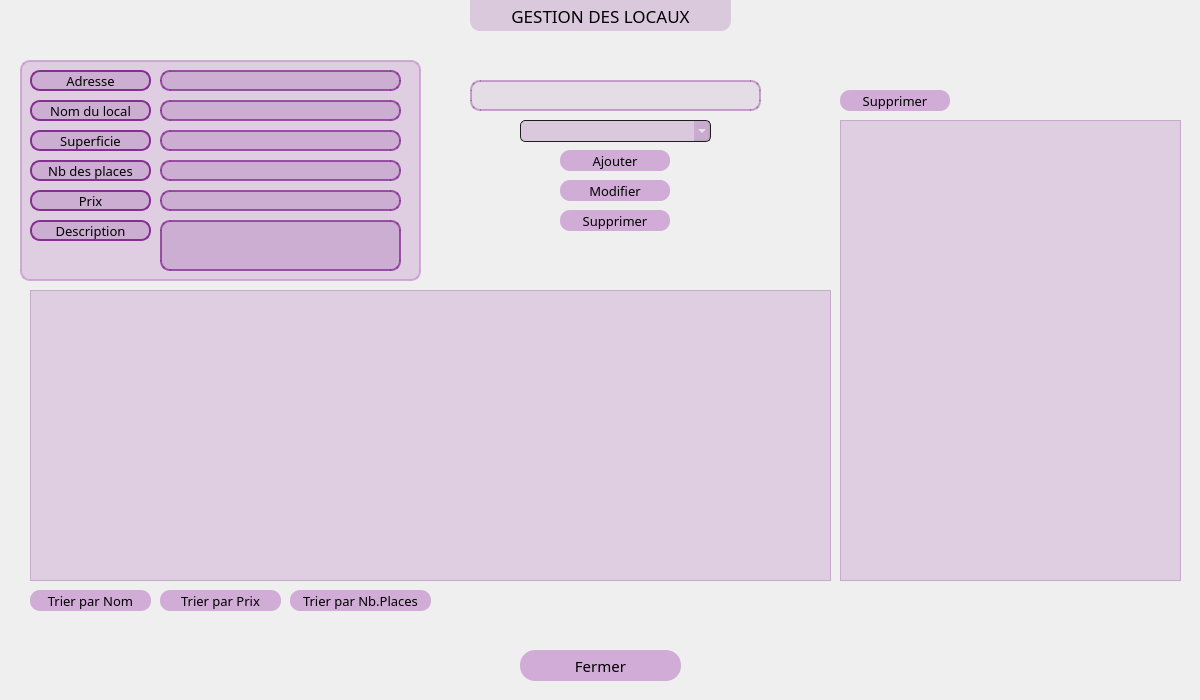
<?xml version="1.0" encoding="UTF-8"?>
<ui version="4.0">
 <class>Dialog_Locaux</class>
 <widget class="QDialog" name="Dialog_Locaux">
  <property name="geometry">
   <rect>
    <x>0</x>
    <y>0</y>
    <width>1200</width>
    <height>700</height>
   </rect>
  </property>
  <property name="windowTitle">
   <string>Dialog</string>
  </property>
  <widget class="QLabel" name="label_BGPersonnel">
   <property name="geometry">
    <rect>
     <x>0</x>
     <y>0</y>
     <width>1200</width>
     <height>700</height>
    </rect>
   </property>
   <property name="styleSheet">
    <string notr="true">background-image: url(:/new/Image/Images/BGSponsoring.png);</string>
   </property>
   <property name="text">
    <string/>
   </property>
  </widget>
  <widget class="QPushButton" name="pushButton_Fermer">
   <property name="geometry">
    <rect>
     <x>520</x>
     <y>650</y>
     <width>161</width>
     <height>31</height>
    </rect>
   </property>
   <property name="font">
    <font>
     <family>Montserrat SemiBold</family>
     <pointsize>11</pointsize>
    </font>
   </property>
   <property name="styleSheet">
    <string notr="true">QPushButton {
background-color: rgba(199, 153, 207, 200);
border-radius: 15px;
}
QPushButton:hover {
background-color: qlineargradient(spread:pad, x1:0, y1:0, x2:0, y2:1, stop:0 rgba(189, 96, 96, 200), stop:1 rgba(199, 153, 207, 200));
}</string>
   </property>
   <property name="text">
    <string>Fermer</string>
   </property>
  </widget>
  <widget class="QTableView" name="tab_Locals">
   <property name="geometry">
    <rect>
     <x>30</x>
     <y>290</y>
     <width>801</width>
     <height>291</height>
    </rect>
   </property>
   <property name="styleSheet">
    <string notr="true">background-color:rgba(199, 153, 207, 100);</string>
   </property>
  </widget>
  <widget class="QComboBox" name="comboBox_Nomloc">
   <property name="geometry">
    <rect>
     <x>520</x>
     <y>120</y>
     <width>191</width>
     <height>22</height>
    </rect>
   </property>
   <property name="styleSheet">
    <string notr="true">QComboBox
{
    subcontrol-origin: padding;
    subcontrol-position: top right;
    selection-background-color: #111;
    selection-color: yellow;
    color: white;
    background-color: rgba(134, 47, 147, 50);
    border-style: solid;
    border: 1px solid #1e1e1e;
    border-radius: 5;
    padding: 1px 0px 1px 20px;
}</string>
   </property>
  </widget>
  <widget class="QPushButton" name="pB_ModifierP">
   <property name="geometry">
    <rect>
     <x>560</x>
     <y>180</y>
     <width>110</width>
     <height>21</height>
    </rect>
   </property>
   <property name="font">
    <font>
     <family>Montserrat Medium</family>
     <pointsize>10</pointsize>
    </font>
   </property>
   <property name="styleSheet">
    <string notr="true">QPushButton {
background-color: rgba(199, 153, 207, 200);
border-radius: 10px;
}
QPushButton:hover {
background-color: qlineargradient(spread:pad, x1:0, y1:0, x2:0, y2:1, stop:0 rgba(117, 201, 187, 200), stop:1 rgba(199, 153, 207, 200));
}</string>
   </property>
   <property name="text">
    <string>Modifier</string>
   </property>
  </widget>
  <widget class="QLabel" name="labe_TitleLocal">
   <property name="geometry">
    <rect>
     <x>470</x>
     <y>0</y>
     <width>261</width>
     <height>31</height>
    </rect>
   </property>
   <property name="font">
    <font>
     <family>LEMON MILK</family>
     <pointsize>13</pointsize>
    </font>
   </property>
   <property name="styleSheet">
    <string notr="true">background-color: rgba(134, 47, 147,50);
border-bottom-left-radius: 10px;
border-bottom-right-radius: 10px;</string>
   </property>
   <property name="text">
    <string>GESTION DES LOCAUX</string>
   </property>
   <property name="alignment">
    <set>Qt::AlignCenter</set>
   </property>
  </widget>
  <widget class="QPushButton" name="pushButton_SupprimerL">
   <property name="geometry">
    <rect>
     <x>840</x>
     <y>90</y>
     <width>110</width>
     <height>21</height>
    </rect>
   </property>
   <property name="font">
    <font>
     <family>Montserrat Medium</family>
     <pointsize>10</pointsize>
    </font>
   </property>
   <property name="styleSheet">
    <string notr="true">QPushButton {
background-color: rgba(199, 153, 207, 200);
border-radius: 10px;
}
QPushButton:hover {
background-color: qlineargradient(spread:pad, x1:0, y1:0, x2:0, y2:1, stop:0 rgba(117, 201, 187, 200), stop:1 rgba(199, 153, 207, 200));
}</string>
   </property>
   <property name="text">
    <string>Supprimer</string>
   </property>
  </widget>
  <widget class="QPushButton" name="pB_TireParPrix">
   <property name="geometry">
    <rect>
     <x>160</x>
     <y>590</y>
     <width>121</width>
     <height>21</height>
    </rect>
   </property>
   <property name="font">
    <font>
     <family>Montserrat Medium</family>
     <pointsize>10</pointsize>
    </font>
   </property>
   <property name="styleSheet">
    <string notr="true">QPushButton {
background-color: rgba(199, 153, 207, 200);
border-radius: 10px;
}
QPushButton:hover {
background-color: qlineargradient(spread:pad, x1:0, y1:0, x2:0, y2:1, stop:0 rgba(117, 201, 187, 200), stop:1 rgba(199, 153, 207, 200));
}</string>
   </property>
   <property name="text">
    <string>Trier par Prix</string>
   </property>
  </widget>
  <widget class="QPushButton" name="pB_AjouterP">
   <property name="geometry">
    <rect>
     <x>560</x>
     <y>150</y>
     <width>110</width>
     <height>21</height>
    </rect>
   </property>
   <property name="font">
    <font>
     <family>Montserrat Medium</family>
     <pointsize>10</pointsize>
    </font>
   </property>
   <property name="styleSheet">
    <string notr="true">QPushButton {
background-color: rgba(199, 153, 207, 200);
border-radius: 10px;
}
QPushButton:hover {
background-color: qlineargradient(spread:pad, x1:0, y1:0, x2:0, y2:1, stop:0 rgba(117, 201, 187, 200), stop:1 rgba(199, 153, 207, 200));
}</string>
   </property>
   <property name="text">
    <string>Ajouter</string>
   </property>
  </widget>
  <widget class="QPushButton" name="pB_SupprimerP">
   <property name="geometry">
    <rect>
     <x>560</x>
     <y>210</y>
     <width>110</width>
     <height>21</height>
    </rect>
   </property>
   <property name="font">
    <font>
     <family>Montserrat Medium</family>
     <pointsize>10</pointsize>
    </font>
   </property>
   <property name="styleSheet">
    <string notr="true">QPushButton {
background-color: rgba(199, 153, 207, 200);
border-radius: 10px;
}
QPushButton:hover {
background-color: qlineargradient(spread:pad, x1:0, y1:0, x2:0, y2:1, stop:0 rgba(117, 201, 187, 200), stop:1 rgba(199, 153, 207, 200));
}</string>
   </property>
   <property name="text">
    <string>Supprimer</string>
   </property>
  </widget>
  <widget class="QPushButton" name="pB_TirerParNom">
   <property name="geometry">
    <rect>
     <x>30</x>
     <y>590</y>
     <width>121</width>
     <height>21</height>
    </rect>
   </property>
   <property name="font">
    <font>
     <family>Montserrat Medium</family>
     <pointsize>10</pointsize>
    </font>
   </property>
   <property name="styleSheet">
    <string notr="true">QPushButton {
background-color: rgba(199, 153, 207, 200);
border-radius: 10px;
}
QPushButton:hover {
background-color: qlineargradient(spread:pad, x1:0, y1:0, x2:0, y2:1, stop:0 rgba(117, 201, 187, 200), stop:1 rgba(199, 153, 207, 200));
}</string>
   </property>
   <property name="text">
    <string>Trier par Nom</string>
   </property>
  </widget>
  <widget class="QGroupBox" name="gB_infopersonnel">
   <property name="geometry">
    <rect>
     <x>20</x>
     <y>60</y>
     <width>401</width>
     <height>221</height>
    </rect>
   </property>
   <property name="styleSheet">
    <string notr="true">border: 2px solid rgba(199, 153, 207, 200);
background: rgba(199, 153, 207, 100); 
border-radius: 10px;
</string>
   </property>
   <property name="title">
    <string/>
   </property>
   <widget class="QLabel" name="label_Description">
    <property name="geometry">
     <rect>
      <x>10</x>
      <y>160</y>
      <width>121</width>
      <height>21</height>
     </rect>
    </property>
    <property name="font">
     <font>
      <family>Montserrat Medium</family>
      <pointsize>10</pointsize>
     </font>
    </property>
    <property name="styleSheet">
     <string notr="true">background-color: rgba(134, 47, 147, 50);
	border: 2px solid rgb(134, 47, 147);
		border-radius: 10px;
</string>
    </property>
    <property name="text">
     <string>Description</string>
    </property>
    <property name="alignment">
     <set>Qt::AlignCenter</set>
    </property>
   </widget>
   <widget class="QLineEdit" name="lineEdit_NomLocal">
    <property name="geometry">
     <rect>
      <x>140</x>
      <y>40</y>
      <width>241</width>
      <height>21</height>
     </rect>
    </property>
    <property name="styleSheet">
     <string notr="true">QLineEdit {
	background-color: rgba(134, 47, 147, 50);
		border: 2px solid rgba(134, 47, 147, 200);
			border-radius: 10px;
}
QLineEdit:hover {
	background-color: rgba(134, 47, 147, 50);
		border: 2px solid rgba(47, 127, 147, 200);
			border-radius: 10px;
}</string>
    </property>
   </widget>
   <widget class="QLabel" name="label_Superficie">
    <property name="geometry">
     <rect>
      <x>10</x>
      <y>70</y>
      <width>121</width>
      <height>21</height>
     </rect>
    </property>
    <property name="font">
     <font>
      <family>Montserrat Medium</family>
      <pointsize>10</pointsize>
     </font>
    </property>
    <property name="styleSheet">
     <string notr="true">background-color: rgba(134, 47, 147, 50);
	border: 2px solid rgb(134, 47, 147);
		border-radius: 10px;
</string>
    </property>
    <property name="text">
     <string>Superficie</string>
    </property>
    <property name="alignment">
     <set>Qt::AlignCenter</set>
    </property>
   </widget>
   <widget class="QLabel" name="label_AdresseLocal">
    <property name="geometry">
     <rect>
      <x>10</x>
      <y>10</y>
      <width>121</width>
      <height>21</height>
     </rect>
    </property>
    <property name="font">
     <font>
      <family>Montserrat Medium</family>
      <pointsize>10</pointsize>
     </font>
    </property>
    <property name="styleSheet">
     <string notr="true">background-color: rgba(134, 47, 147, 50);
	border: 2px solid rgb(134, 47, 147);
		border-radius: 10px;
</string>
    </property>
    <property name="text">
     <string>Adresse</string>
    </property>
    <property name="alignment">
     <set>Qt::AlignCenter</set>
    </property>
   </widget>
   <widget class="QLabel" name="label_NbPlaces">
    <property name="geometry">
     <rect>
      <x>10</x>
      <y>100</y>
      <width>121</width>
      <height>21</height>
     </rect>
    </property>
    <property name="font">
     <font>
      <family>Montserrat Medium</family>
      <pointsize>10</pointsize>
     </font>
    </property>
    <property name="styleSheet">
     <string notr="true">background-color: rgba(134, 47, 147, 50);
	border: 2px solid rgb(134, 47, 147);
		border-radius: 10px;
</string>
    </property>
    <property name="text">
     <string>Nb des places</string>
    </property>
    <property name="alignment">
     <set>Qt::AlignCenter</set>
    </property>
   </widget>
   <widget class="QLineEdit" name="lineEdit_AdresseLocal">
    <property name="geometry">
     <rect>
      <x>140</x>
      <y>10</y>
      <width>241</width>
      <height>21</height>
     </rect>
    </property>
    <property name="styleSheet">
     <string notr="true">QLineEdit {
	background-color: rgba(134, 47, 147, 50);
		border: 2px solid rgba(134, 47, 147, 200);
			border-radius: 10px;
}
QLineEdit:hover {
	background-color: rgba(134, 47, 147, 50);
		border: 2px solid rgba(47, 127, 147, 200);
			border-radius: 10px;
}</string>
    </property>
   </widget>
   <widget class="QLineEdit" name="LineEdit_Superficie">
    <property name="geometry">
     <rect>
      <x>140</x>
      <y>70</y>
      <width>241</width>
      <height>21</height>
     </rect>
    </property>
    <property name="styleSheet">
     <string notr="true">QLineEdit {
	background-color: rgba(134, 47, 147, 50);
		border: 2px solid rgba(134, 47, 147, 200);
			border-radius: 10px;
}
QLineEdit:hover {
	background-color: rgba(134, 47, 147, 50);
		border: 2px solid rgba(47, 127, 147, 200);
			border-radius: 10px;
}</string>
    </property>
   </widget>
   <widget class="QLabel" name="label_NomLocal">
    <property name="geometry">
     <rect>
      <x>10</x>
      <y>40</y>
      <width>121</width>
      <height>21</height>
     </rect>
    </property>
    <property name="font">
     <font>
      <family>Montserrat Medium</family>
      <pointsize>10</pointsize>
     </font>
    </property>
    <property name="styleSheet">
     <string notr="true">background-color: rgba(134, 47, 147, 50);
	border: 2px solid rgb(134, 47, 147);
		border-radius: 10px;
</string>
    </property>
    <property name="text">
     <string>Nom du local</string>
    </property>
    <property name="alignment">
     <set>Qt::AlignCenter</set>
    </property>
   </widget>
   <widget class="QLineEdit" name="lineEdit_NbPlaces">
    <property name="geometry">
     <rect>
      <x>140</x>
      <y>100</y>
      <width>241</width>
      <height>21</height>
     </rect>
    </property>
    <property name="styleSheet">
     <string notr="true">QLineEdit {
	background-color: rgba(134, 47, 147, 50);
		border: 2px solid rgba(134, 47, 147, 200);
			border-radius: 10px;
}
QLineEdit:hover {
	background-color: rgba(134, 47, 147, 50);
		border: 2px solid rgba(47, 127, 147, 200);
			border-radius: 10px;
}</string>
    </property>
   </widget>
   <widget class="QLineEdit" name="lineEdit_Prix">
    <property name="geometry">
     <rect>
      <x>140</x>
      <y>130</y>
      <width>241</width>
      <height>21</height>
     </rect>
    </property>
    <property name="styleSheet">
     <string notr="true">QLineEdit {
	background-color: rgba(134, 47, 147, 50);
		border: 2px solid rgba(134, 47, 147, 200);
			border-radius: 10px;
}
QLineEdit:hover {
	background-color: rgba(134, 47, 147, 50);
		border: 2px solid rgba(47, 127, 147, 200);
			border-radius: 10px;
}</string>
    </property>
    <property name="text">
     <string/>
    </property>
   </widget>
   <widget class="QLabel" name="label_Prix">
    <property name="geometry">
     <rect>
      <x>10</x>
      <y>130</y>
      <width>121</width>
      <height>21</height>
     </rect>
    </property>
    <property name="font">
     <font>
      <family>Montserrat Medium</family>
      <pointsize>10</pointsize>
     </font>
    </property>
    <property name="styleSheet">
     <string notr="true">background-color: rgba(134, 47, 147, 50);
	border: 2px solid rgb(134, 47, 147);
		border-radius: 10px;
</string>
    </property>
    <property name="text">
     <string>Prix</string>
    </property>
    <property name="alignment">
     <set>Qt::AlignCenter</set>
    </property>
   </widget>
   <widget class="QLineEdit" name="lineEdit_Description">
    <property name="geometry">
     <rect>
      <x>140</x>
      <y>160</y>
      <width>241</width>
      <height>51</height>
     </rect>
    </property>
    <property name="styleSheet">
     <string notr="true">QLineEdit {
	background-color: rgba(134, 47, 147, 50);
		border: 2px solid rgba(134, 47, 147, 200);
			border-radius: 10px;
}
QLineEdit:hover {
	background-color: rgba(134, 47, 147, 50);
		border: 2px solid rgba(47, 127, 147, 200);
			border-radius: 10px;
}</string>
    </property>
    <property name="text">
     <string/>
    </property>
    <property name="alignment">
     <set>Qt::AlignLeading|Qt::AlignLeft|Qt::AlignTop</set>
    </property>
   </widget>
  </widget>
  <widget class="QPushButton" name="pB_TirerParNbPlaces">
   <property name="geometry">
    <rect>
     <x>290</x>
     <y>590</y>
     <width>141</width>
     <height>21</height>
    </rect>
   </property>
   <property name="font">
    <font>
     <family>Montserrat Medium</family>
     <pointsize>10</pointsize>
    </font>
   </property>
   <property name="styleSheet">
    <string notr="true">QPushButton {
background-color: rgba(199, 153, 207, 200);
border-radius: 10px;
}
QPushButton:hover {
background-color: qlineargradient(spread:pad, x1:0, y1:0, x2:0, y2:1, stop:0 rgba(117, 201, 187, 200), stop:1 rgba(199, 153, 207, 200));
}</string>
   </property>
   <property name="text">
    <string>Trier par Nb.Places</string>
   </property>
  </widget>
  <widget class="QTextBrowser" name="textBrowser_local">
   <property name="geometry">
    <rect>
     <x>840</x>
     <y>120</y>
     <width>341</width>
     <height>461</height>
    </rect>
   </property>
   <property name="styleSheet">
    <string notr="true">background-color:rgba(199, 153, 207, 100);</string>
   </property>
  </widget>
  <widget class="QLabel" name="label_Info">
   <property name="geometry">
    <rect>
     <x>470</x>
     <y>80</y>
     <width>291</width>
     <height>31</height>
    </rect>
   </property>
   <property name="font">
    <font>
     <family>Montserrat Medium</family>
     <pointsize>11</pointsize>
    </font>
   </property>
   <property name="styleSheet">
    <string notr="true">background-color: rgba(134, 47, 147, 25);
	border: 2px solid rgba(134, 47, 147, 100);
		border-radius: 10px;
</string>
   </property>
   <property name="text">
    <string/>
   </property>
   <property name="alignment">
    <set>Qt::AlignCenter</set>
   </property>
  </widget>
 </widget>
 <resources/>
 <connections/>
</ui>
